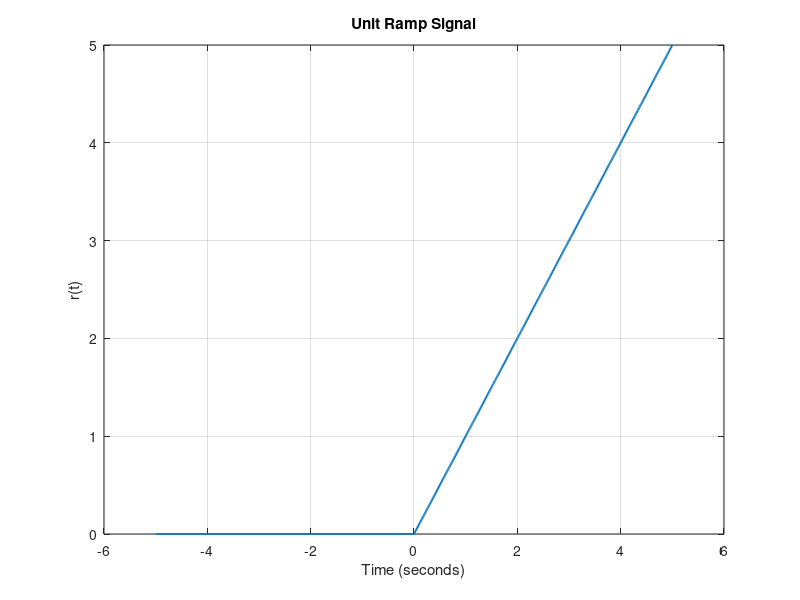

This figure's MATLAB source:
clc;
clear;
close all;

t = -5:0.01:5;
r = t .* (t >= 0);

plot(t, r, 'LineWidth', 1.5);
grid on;
xlabel('Time (seconds)');
ylabel('r(t)');
title('Unit Ramp Signal');
